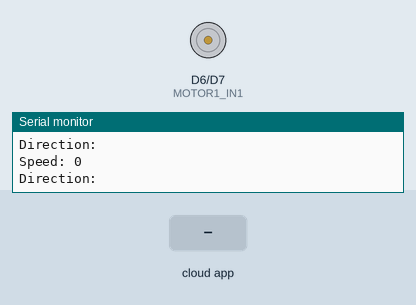
A sketch run on a simulated ESP8266 (NodeMCU). Parts: motor-driver pin pairs drawn as motors (green arrow = first pin HIGH = forward, orange = second pin HIGH = backward, longer = more drive, scaled by the enable pin), the last lines printed to the serial monitor. The inputs (shaded band) are chosen by the test bench. WiFi joins after 1.5 s; servers stay silent unless stated; the Firebase database answers and starts empty.

Above: at 2.7 s.
2.8 s: the phone or cloud app sets Direction to CW
4.6 s: the phone or cloud app sets Speed to 1
At 6.3 s:
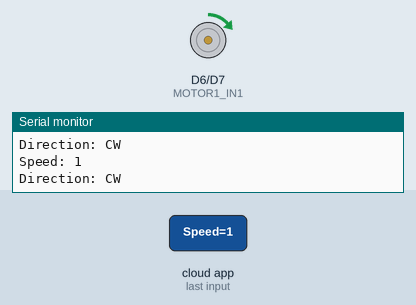
6.6 s: the phone or cloud app sets Direction to CCW
At 7.8 s:
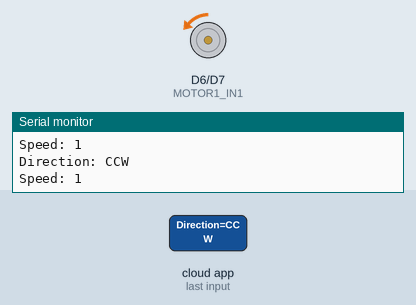
8.2 s: the phone or cloud app sets Speed to 0
At 9.4 s:
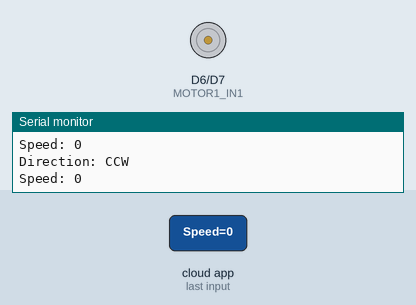
Timing chart, 0 to 11.2 s (numbered marks = the images above; inputs shaded):
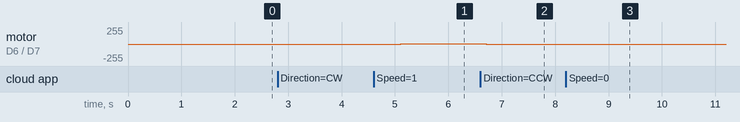

The sketch:

PracticalLab2.ino
```cpp
#include <ESP8266WiFi.h>
#include <Firebase_ESP_Client.h>

#include                "addons/RTDBHelper.h"
#include                "addons/TokenHelper.h"

#define   API_KEY       "AIzaSyAQHiZpuRo2Y5p5A6tLWHkfmT3Om9moH4Y"
#define   DATABASE_URL  "https://cie405-lab1-55ebf.firebaseio.com/"
#define   ssid          "Ibrahem's Galaxy Note20 Ultra"
#define   pass          "19031983"

#define MOTOR1_EN         D5
#define MOTOR1_IN1        D6
#define MOTOR1_IN2        D7

FirebaseData            fbdo;
FirebaseAuth            auth;
FirebaseConfig          config;

String Direction              ;
int    Speed                  ;
bool   signupok        = false;
void setup() {

  pinMode(MOTOR1_EN, OUTPUT);
  pinMode(MOTOR1_IN1,OUTPUT);
  pinMode(MOTOR1_IN2,OUTPUT);

  WiFi.mode(WIFI_STA);
  WiFi.begin(ssid,pass);

  Serial.begin(115200);

  while(WiFi.status() != WL_CONNECTED)
  {
    delay(500);
    Serial.print(".");
  }
  Serial.println("");
  Serial.print("Connected to:");
  Serial.print(ssid);
  Serial.println("");
  Serial.print("IP Address: ");
  Serial.print(WiFi.localIP());

  config.api_key = API_KEY;
  config.database_url= DATABASE_URL;

  if(Firebase.signUp(&config,&auth,"",""))
  {
    Serial.println("OK");
    signupok=true;
  }
  else
  {
    Serial.println("Error");
  }

  //config.token_status_callback = tokenStatusCallback;

  Firebase.begin(&config,&auth);
  Firebase.reconnectWiFi(true);
}

void loop() {
  // put your main code here, to run repeatedly:
  if(Firebase.ready() && signupok )
  {
    if(Firebase.RTDB.getInt(&fbdo, "/Speed"))
    {
      Speed = fbdo.intData();
      Serial.print("Speed: ");
      Serial.println(Speed);
    }
    if(Firebase.RTDB.getString(&fbdo, "/Direction"))
    {
      Direction = fbdo.stringData();
      Serial.print("Direction: ");
      Serial.println(Direction);
    }

    delay(100);
  }

                      analogWrite(MOTOR1_EN,Speed);
                      if(Direction == "CW")
                      {
                        digitalWrite(MOTOR1_IN2,LOW);
                        digitalWrite(MOTOR1_IN1,HIGH);
                      }
                       else if(Direction == "CCW")
                      {
                        digitalWrite(MOTOR1_IN1,LOW);
                        digitalWrite(MOTOR1_IN2,HIGH);
                      }
                      else
                      {
                       digitalWrite(MOTOR1_IN1,LOW);
                        digitalWrite(MOTOR1_IN2,LOW);
                      }
}
```

Measured:
- after the input at 4.6 s, motor on D6 (MOTOR1_IN1) / D7 (MOTOR1_IN2): stopped → forward 1/255 after 0.51 s
- after the input at 6.6 s, motor on D6 (MOTOR1_IN1) / D7 (MOTOR1_IN2): forward 1/255 → backward 1/255 after 0.11 s
- after the input at 8.2 s, motor on D6 (MOTOR1_IN1) / D7 (MOTOR1_IN2): backward 1/255 → stopped after 0.51 s
